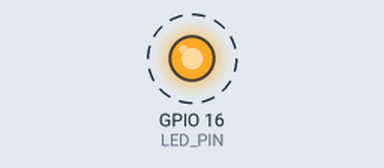
This program was run on a simulated Raspberry Pi (BCM pin numbers). Parts: output pins drawn as LEDs (lit = HIGH). Dashed ring = blinking.

Above: at 0.15 s.
Timing chart, 0 to 3.0 s (numbered marks = the images above):
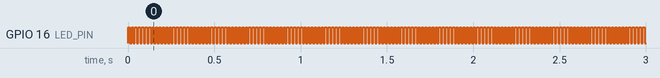

Measured:
- by itself, GPIO 16 (LED_PIN): alternates HIGH for 0.01 s and LOW for 0.01 s

The program:

2d.py
```python
import RPi.GPIO as GPIO
import time

LED_PIN = 16

GPIO.setmode(GPIO.BCM)
GPIO.setup(LED_PIN, GPIO.OUT)
#snelheid waarbij het lijkt alsof de led continu brand
while True:
    GPIO.output(LED_PIN, GPIO.HIGH)
    time.sleep(1/100)
    GPIO.output(LED_PIN, GPIO.LOW)
    time.sleep(1/100)
```
